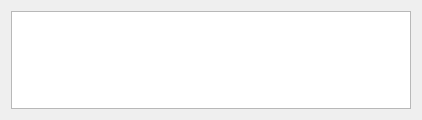
<?xml version="1.0" encoding="UTF-8"?>
<ui version="4.0">
 <class>Widget</class>
 <widget class="QWidget" name="Widget">
  <property name="geometry">
   <rect>
    <x>0</x>
    <y>0</y>
    <width>422</width>
    <height>120</height>
   </rect>
  </property>
  <property name="windowTitle">
   <string>Widget</string>
  </property>
  <layout class="QHBoxLayout" name="horizontalLayout">
   <item>
    <widget class="QGraphicsView" name="view"/>
   </item>
  </layout>
 </widget>
 <layoutdefault spacing="6" margin="11"/>
 <resources/>
 <connections/>
</ui>
